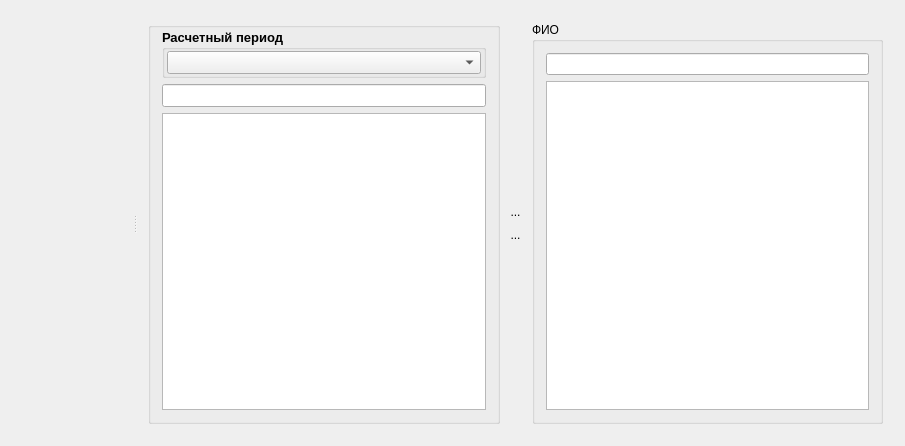
<?xml version="1.0" encoding="UTF-8"?>
<ui version="4.0">
 <class>ZGroups</class>
 <widget class="QWidget" name="ZGroups">
  <property name="geometry">
   <rect>
    <x>0</x>
    <y>0</y>
    <width>905</width>
    <height>446</height>
   </rect>
  </property>
  <property name="windowTitle">
   <string>Группы</string>
  </property>
  <property name="windowIcon">
   <iconset resource="../cleaning.qrc">
    <normaloff>:/images/table.png</normaloff>:/images/table.png</iconset>
  </property>
  <layout class="QGridLayout" name="gridLayout">
   <item row="0" column="0">
    <widget class="QSplitter" name="splitter">
     <property name="orientation">
      <enum>Qt::Horizontal</enum>
     </property>
     <widget class="ZView" name="m_tbl" native="true">
      <property name="minimumSize">
       <size>
        <width>100</width>
        <height>100</height>
       </size>
      </property>
     </widget>
     <widget class="QWidget" name="layoutWidget">
      <layout class="QHBoxLayout" name="horizontalLayout">
       <item>
        <widget class="QGroupBox" name="group">
         <property name="font">
          <font>
           <pointsize>10</pointsize>
           <weight>75</weight>
           <bold>true</bold>
          </font>
         </property>
         <property name="title">
          <string/>
         </property>
         <layout class="QVBoxLayout" name="verticalLayout">
          <property name="topMargin">
           <number>1</number>
          </property>
          <item>
           <widget class="QGroupBox" name="pnlPeriod">
            <property name="title">
             <string>Расчетный период</string>
            </property>
            <layout class="QGridLayout" name="gridLayout_2">
             <property name="leftMargin">
              <number>2</number>
             </property>
             <property name="topMargin">
              <number>1</number>
             </property>
             <property name="rightMargin">
              <number>2</number>
             </property>
             <property name="bottomMargin">
              <number>1</number>
             </property>
             <property name="spacing">
              <number>1</number>
             </property>
             <item row="0" column="0">
              <widget class="QComboBox" name="cboPeriod"/>
             </item>
            </layout>
           </widget>
          </item>
          <item>
           <widget class="QLineEdit" name="txtFilter_2">
            <property name="font">
             <font>
              <weight>50</weight>
              <bold>false</bold>
             </font>
            </property>
            <property name="text">
             <string/>
            </property>
           </widget>
          </item>
          <item>
           <widget class="QTableView" name="tbl_2">
            <property name="alternatingRowColors">
             <bool>true</bool>
            </property>
            <property name="selectionBehavior">
             <enum>QAbstractItemView::SelectRows</enum>
            </property>
            <property name="sortingEnabled">
             <bool>true</bool>
            </property>
            <attribute name="horizontalHeaderStretchLastSection">
             <bool>true</bool>
            </attribute>
            <attribute name="verticalHeaderDefaultSectionSize">
             <number>20</number>
            </attribute>
           </widget>
          </item>
         </layout>
        </widget>
       </item>
       <item>
        <layout class="QVBoxLayout" name="verticalLayout_3">
         <item>
          <spacer name="verticalSpacer_2">
           <property name="orientation">
            <enum>Qt::Vertical</enum>
           </property>
           <property name="sizeHint" stdset="0">
            <size>
             <width>20</width>
             <height>163</height>
            </size>
           </property>
          </spacer>
         </item>
         <item>
          <widget class="QToolButton" name="toLeftToolButton">
           <property name="enabled">
            <bool>true</bool>
           </property>
           <property name="toolTip">
            <string>Включить в группу</string>
           </property>
           <property name="styleSheet">
            <string notr="true">QToolButton{
border: none;
text-align: left;
}

QPushButton:hover{
background-color: rgb(210, 210, 210);
}

QPushButton:pressed{
background-color: rgb(180, 180, 180);
}</string>
           </property>
           <property name="text">
            <string>...</string>
           </property>
           <property name="icon">
            <iconset resource="../cleaning.qrc">
             <normaloff>:/images/left.png</normaloff>:/images/left.png</iconset>
           </property>
           <property name="iconSize">
            <size>
             <width>24</width>
             <height>24</height>
            </size>
           </property>
          </widget>
         </item>
         <item>
          <widget class="QToolButton" name="toRightToolButton">
           <property name="enabled">
            <bool>true</bool>
           </property>
           <property name="toolTip">
            <string>Удалить из группы</string>
           </property>
           <property name="styleSheet">
            <string notr="true">QToolButton{
border: none;
text-align: left;
}

QPushButton:hover{
background-color: rgb(210, 210, 210);
}

QPushButton:pressed{
background-color: rgb(180, 180, 180);
}</string>
           </property>
           <property name="text">
            <string>...</string>
           </property>
           <property name="icon">
            <iconset resource="../cleaning.qrc">
             <normaloff>:/images/right.png</normaloff>:/images/right.png</iconset>
           </property>
           <property name="iconSize">
            <size>
             <width>24</width>
             <height>24</height>
            </size>
           </property>
          </widget>
         </item>
         <item>
          <spacer name="verticalSpacer_3">
           <property name="orientation">
            <enum>Qt::Vertical</enum>
           </property>
           <property name="sizeHint" stdset="0">
            <size>
             <width>20</width>
             <height>163</height>
            </size>
           </property>
          </spacer>
         </item>
        </layout>
       </item>
       <item>
        <widget class="QGroupBox" name="groupBox">
         <property name="title">
          <string>ФИО</string>
         </property>
         <layout class="QVBoxLayout" name="verticalLayout_2">
          <item>
           <widget class="QLineEdit" name="txtFilter_3">
            <property name="text">
             <string/>
            </property>
           </widget>
          </item>
          <item>
           <widget class="QTableView" name="tbl_3">
            <property name="alternatingRowColors">
             <bool>true</bool>
            </property>
            <property name="selectionBehavior">
             <enum>QAbstractItemView::SelectRows</enum>
            </property>
            <property name="sortingEnabled">
             <bool>true</bool>
            </property>
            <attribute name="horizontalHeaderStretchLastSection">
             <bool>true</bool>
            </attribute>
            <attribute name="verticalHeaderDefaultSectionSize">
             <number>20</number>
            </attribute>
           </widget>
          </item>
         </layout>
        </widget>
       </item>
      </layout>
     </widget>
    </widget>
   </item>
  </layout>
 </widget>
 <layoutdefault spacing="6" margin="11"/>
 <customwidgets>
  <customwidget>
   <class>ZView</class>
   <extends>QWidget</extends>
   <header>zview.h</header>
   <container>1</container>
  </customwidget>
 </customwidgets>
 <resources>
  <include location="../cleaning.qrc"/>
 </resources>
 <connections/>
</ui>
